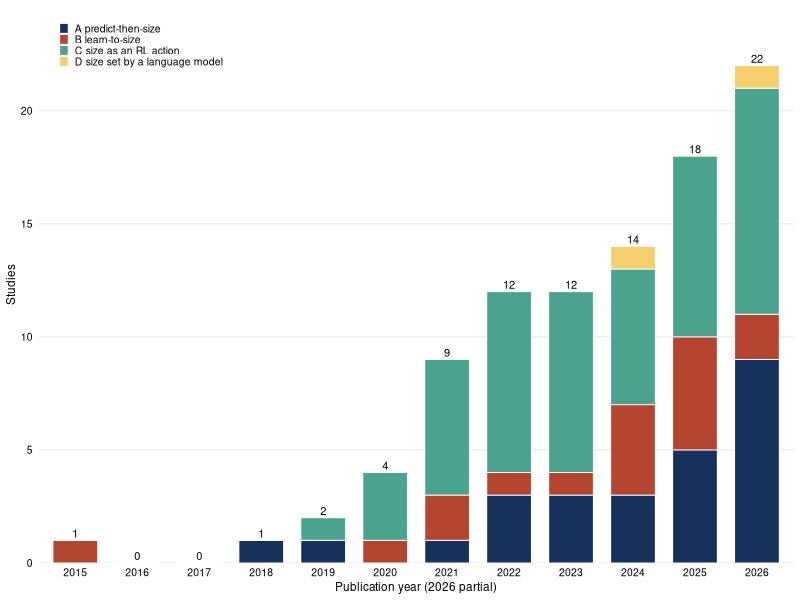

Recreate this plot in R.
# Publication trend of the 95 studies by year and taxonomy branch (Fig. trend of the CSUR draft v0.3).
# Data: year_branch.csv, written by ../scripts/make_tables.py from coding.csv (final_decision = include).
# Palette (v0.7.1): four hues with clearly separated lightness (relative luminance 0.03 / 0.14 / 0.30 / 0.65), so the branches stay distinct in greyscale print;
# totals are printed above each bar, so identity and size never rest on colour alone.
# Usage: Rscript gen_trend.R   (run inside figure/); output trend.pdf, native size 4.75 x 2.0 in, vector.
suppressPackageStartupMessages(library(ggplot2))
d <- read.csv("year_branch.csv")
lab <- c(A = "A predict-then-size", B = "B learn-to-size", C = "C size as an RL action", D = "D size set by a language model")
d$branch <- factor(d$branch, levels = c("D", "C", "B", "A"))
tot <- aggregate(n ~ year, d, sum)
p <- ggplot(d, aes(factor(year), n, fill = branch)) +
  geom_col(width = 0.72, colour = "white", linewidth = 0.3) +
  geom_text(data = tot, aes(factor(year), n, label = n), inherit.aes = FALSE, vjust = -0.35, size = 2.8) +
  scale_fill_manual(values = c(A = "#16325c", B = "#b5452f", C = "#4aa38f", D = "#f4cf6b"),
                    labels = lab, breaks = c("A", "B", "C", "D"), name = NULL) +
  scale_y_continuous(expand = expansion(mult = c(0, 0.12)), breaks = seq(0, 25, 5)) +
  labs(x = "Publication year (2026 partial)", y = "Studies") +
  theme_minimal(base_size = 8.5) +
  theme(legend.position = c(0.02, 0.98), legend.justification = c(0, 1), legend.key.size = unit(7, "pt"),
        legend.text = element_text(size = 7.5), legend.background = element_rect(fill = "white", colour = NA),
        panel.grid.major.x = element_blank(), panel.grid.minor = element_blank(),
        axis.text = element_text(size = 7.5, colour = "black"))
ggsave("trend.pdf", p, width = 4.75, height = 2.0, units = "in", device = cairo_pdf)
